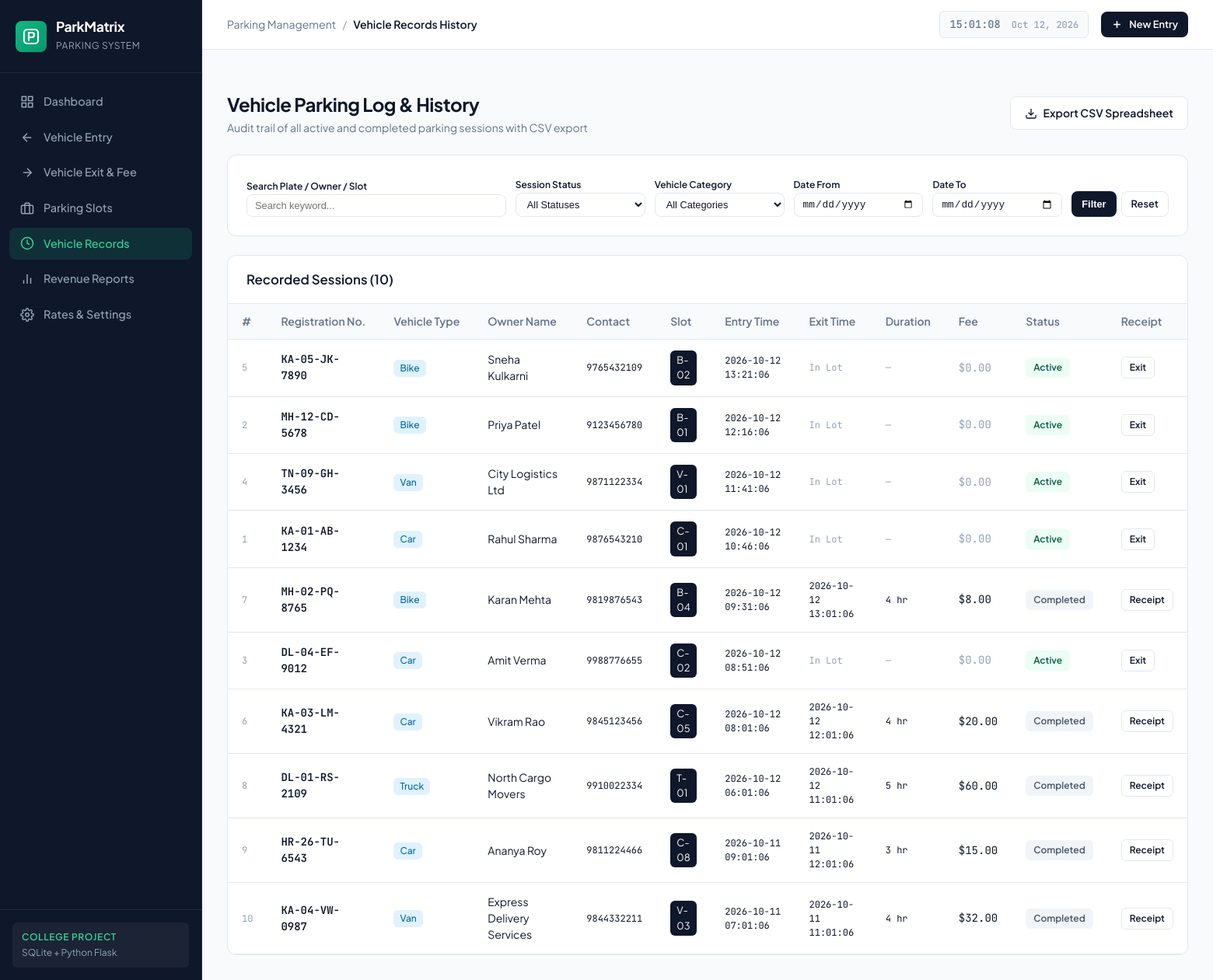
The app's page /history with its own data.
### tables this page shows
CREATE TABLE parking_records (
    id INTEGER PRIMARY KEY AUTOINCREMENT,
    reg_number TEXT NOT NULL,
    vehicle_type TEXT NOT NULL,
    owner_name TEXT NOT NULL,
    contact_number TEXT NOT NULL,
    slot_number TEXT NOT NULL,
    entry_time TIMESTAMP NOT NULL,
    exit_time TIMESTAMP,
    duration_hours INTEGER DEFAULT 0,
    fee REAL DEFAULT 0.0,
    payment_status TEXT DEFAULT 'Pending',   -- 'Pending', 'Paid'
    status TEXT NOT NULL DEFAULT 'Active',   -- 'Active', 'Completed'
    created_at TIMESTAMP DEFAULT CURRENT_TIMESTAMP,
    FOREIGN KEY (slot_number) REFERENCES slots(slot_number)
);

### app.py (the view)
@app.route('/history')
def vehicle_history():
    search = request.args.get('search', '')
    status = request.args.get('status', 'All')
    vehicle_type = request.args.get('vehicle_type', 'All')
    date_from = request.args.get('date_from', '')
    date_to = request.args.get('date_to', '')
    records = database.get_records(
        search=search,
        status=status,
        vehicle_type=vehicle_type,
        date_from=date_from,
        date_to=date_to
    )
    return render_template(
        'vehicle_history.html',
        records=records,
        search=search,
        status=status,
        vehicle_type=vehicle_type,
        date_from=date_from,
        date_to=date_to
    )

### database.py (called while the page is built)
def get_db():
    if not os.path.exists(INSTANCE_DIR):
        os.makedirs(INSTANCE_DIR, exist_ok=True)
    conn = sqlite3.connect(DATABASE_PATH)
    conn.row_factory = sqlite3.Row
    conn.execute("PRAGMA foreign_keys = ON;")
    return conn

### templates/vehicle_history.html (shortened to what this page needs)
{% extends "base.html" %}
{% block page_title %}Vehicle Records History{% endblock %}
{% block content %}
<div class="history-page-container">
    <div class="section-header">
        <div>
            <h1 class="page-heading">Vehicle Parking Log & History</h1>
            <p class="page-subheading">Audit trail of all active and completed parking sessions with CSV export</p>
        </div>
        <div class="header-actions">
            <a href="{{ url_for('export_csv') }}" class="btn btn-secondary">
                <svg width="16" height="16" viewBox="0 0 24 24" fill="none" stroke="currentColor" stroke-width="2">
                    <path d="M21 15v4a2 2 0 0 1-2 2H5a2 2 0 0 1-2-2v-4"></path>
                    <polyline points="7 10 12 15 17 10"></polyline>
                    <line x1="12" y1="15" x2="12" y2="3"></line>
                </svg>
                <span>Export CSV Spreadsheet</span>
            </a>
        </div>
    </div>
    <div class="card mb-6">
        <div class="card-body">
            <form action="{{ url_for('vehicle_history') }}" method="GET" class="filter-form-grid">
                <div class="filter-col">
                    <label class="form-label text-xs">Search Plate / Owner / Slot</label>
                    <input
                        type="text"
                        name="search"
                        class="form-control form-control-sm"
                        placeholder="Search keyword..."
                        value="{{ search }}"
                    >
                </div>
                <div class="filter-col">
                    <label class="form-label text-xs">Session Status</label>
                    <select name="status" class="form-control form-control-sm">
                        <option value="All" {% if status == 'All' %}selected{% endif %}>All Statuses</option>
                    </select>
                </div>
                <div class="filter-col">
                    <label class="form-label text-xs">Vehicle Category</label>
                    <select name="vehicle_type" class="form-control form-control-sm">
                        <option value="All" {% if vehicle_type == 'All' %}selected{% endif %}>All Categories</option>
                    </select>
                </div>
                <div class="filter-col">
                    <label class="form-label text-xs">Date From</label>
                    <input
                        type="date"
                        name="date_from"
                        class="form-control form-control-sm"
                        value="{{ date_from }}"
                    >
                </div>
                <div class="filter-col">
                    <label class="form-label text-xs">Date To</label>
                    <input
                        type="date"
                        name="date_to"
                        class="form-control form-control-sm"
                        value="{{ date_to }}"
                    >
                </div>
                <div class="filter-col-actions">
                    <button type="submit" class="btn btn-primary btn-sm">Filter</button>
                    <a href="{{ url_for('vehicle_history') }}" class="btn btn-secondary btn-sm">Reset</a>
                </div>
            </form>
        </div>
    </div>
    <div class="card">
        <div class="card-header">
            <h3 class="card-title">Recorded Sessions ({{ records|length }})</h3>
        </div>
        <div class="card-body p-0">
            {% if records %}
            <div class="table-responsive">
                <table class="data-table">
                    <thead>
                        <tr>
                            <th>#</th>
                            <th>Registration No.</th>
                            <th>Vehicle Type</th>
                            <th>Owner Name</th>
                            <th>Contact</th>
                            <th>Slot</th>
                            <th>Entry Time</th>
                            <th>Exit Time</th>
                            <th>Duration</th>
                            <th>Fee</th>
                            <th>Status</th>
                            <th>Receipt</th>
                        </tr>
                    </thead>
                    <tbody>
                        {% for r in records %}
                        <tr>
                            <td class="font-mono text-muted text-xs">{{ r.id }}</td>
                            <td class="font-mono font-semibold">{{ r.reg_number }}</td>
                            <td><span class="badge-type">{{ r.vehicle_type }}</span></td>
                            <td>{{ r.owner_name }}</td>
                            <td class="font-mono text-xs">{{ r.contact_number }}</td>
                            <td><span class="slot-badge">{{ r.slot_number }}</span></td>
                            <td class="font-mono text-xs">{{ r.entry_time }}</td>
                            <td class="font-mono text-xs">
                                {% if r.exit_time %}
                                    {{ r.exit_time }}
                                {% else %}
                                    <span class="text-muted">In Lot</span>
                                {% endif %}
                            </td>
                            <td class="font-mono text-xs">
                                {% if r.duration_hours %}
                                    {{ r.duration_hours }} hr
                                {% else %}
                                    <span class="text-muted">—</span>
                                {% endif %}
                            </td>
                            <td class="font-mono">
                                {% if r.fee is not none and r.fee > 0 %}
                                    ${{ "%.2f"|format(r.fee) }}
                                {% else %}
                                    <span class="text-muted">$0.00</span>
                                {% endif %}
                            </td>
                            <td>
                                {% if r.status == 'Active' %}
                                    <span class="status-badge status-active">Active</span>
                                {% else %}
                                    <span class="status-badge status-completed">Completed</span>
                                {% endif %}
                            </td>
                            <td>
                                {% if r.status == 'Completed' %}
                                    <a href="{{ url_for('receipt', record_id=r.id) }}" class="btn btn-outline-sm">Receipt</a>
                                {% else %}
                                    <a href="{{ url_for('vehicle_exit', search=r.reg_number) }}" class="btn btn-outline-sm">Exit</a>
                                {% endif %}
                            </td>
                        </tr>
                        {% endfor %}
                    </tbody>
                </table>
            </div>
            {% else %}
            <div class="empty-state">
                <p>No matching parking records found with the applied filters.</p>
                <a href="{{ url_for('vehicle_history') }}" class="btn btn-secondary btn-sm mt-2">Clear Filters</a>
            </div>
            {% endif %}
        </div>
    </div>
</div>
{% endblock %}

### static/css/style.css (style rules this page uses)
:root { --bg-main: #f8fafc; --bg-card: #ffffff; --sidebar-bg: #0f172a; --sidebar-hover: #1e293b; --sidebar-text: #94a3b8; --sidebar-active: #10b981; --text-primary: #0f172a; --text-secondary: #64748b; --text-muted: #94a3b8; --border-subtle: #e2e8f0; --primary: #0f172a; --primary-hover: #1e293b; --accent: #10b981; --accent-hover: #059669; --accent-light: #ecfdf5; --warning: #f59e0b; --warning-light: #fffbeb; --danger: #ef4444; --danger-light: #fef2f2; --info: #3b82f6; --font-sans: 'Plus Jakarta Sans', -apple-system, BlinkMacSystemFont, 'Segoe UI', Roboto, sans-serif; --font-mono: 'JetBrains Mono', monospace; --radius-sm: 6px; --radius-md: 8px; --radius-lg: 12px; }
* { margin: 0; padding: 0; box-sizing: border-box; }
body { font-family: var(--font-sans); background-color: var(--bg-main); color: var(--text-primary); line-height: 1.5; -webkit-font-smoothing: antialiased; }
.section-header { display: flex; align-items: center; justify-content: space-between; margin-bottom: 24px; flex-wrap: wrap; gap: 16px; }
.page-heading { font-size: 1.5rem; font-weight: 700; letter-spacing: -0.02em; color: var(--text-primary); }
.page-subheading { font-size: 0.875rem; color: var(--text-secondary); margin-top: 2px; }
.btn { display: inline-flex; align-items: center; gap: 8px; padding: 10px 18px; font-size: 0.875rem; font-weight: 600; border-radius: var(--radius-md); text-decoration: none; cursor: pointer; border: 1px solid transparent; transition: all 0.15s ease; white-space: nowrap; }
.btn-primary { background-color: var(--primary); color: #ffffff; }
.btn-secondary { background-color: #ffffff; border-color: var(--border-subtle); color: var(--text-primary); }
.btn-sm { padding: 6px 12px; font-size: 0.8rem; }
.btn-outline-sm { padding: 4px 10px; font-size: 0.75rem; font-weight: 600; color: var(--text-primary); border: 1px solid var(--border-subtle); border-radius: var(--radius-sm); text-decoration: none; background: #ffffff; }
.card { background: var(--bg-card); border: 1px solid var(--border-subtle); border-radius: var(--radius-lg); overflow: hidden; }
.card-header { padding: 18px 24px; border-bottom: 1px solid var(--border-subtle); display: flex; align-items: center; justify-content: space-between; }
.card-title { font-size: 1.05rem; font-weight: 600; color: var(--text-primary); }
.card-body { padding: 24px; }
.p-0 { padding: 0 !important; }
.mb-6 { margin-bottom: 1.5rem; }
.table-responsive { width: 100%; overflow-x: auto; }
.data-table { width: 100%; border-collapse: collapse; font-size: 0.875rem; text-align: left; }
.data-table th { background: #f8fafc; color: var(--text-secondary); font-weight: 600; padding: 12px 18px; border-bottom: 1px solid var(--border-subtle); white-space: nowrap; }
.data-table td { padding: 14px 18px; border-bottom: 1px solid var(--border-subtle); vertical-align: middle; }
.status-badge { display: inline-block; padding: 4px 10px; border-radius: var(--radius-sm); font-size: 0.75rem; font-weight: 600; }
.status-active { background: #ecfdf5; color: #065f46; }
.status-completed { background: #f1f5f9; color: #475569; }
.badge-type { display: inline-block; padding: 2px 8px; border-radius: var(--radius-sm); font-size: 0.75rem; background: #e0f2fe; color: #0369a1; font-weight: 500; }
.slot-badge { display: inline-block; padding: 3px 8px; background: #0f172a; color: #ffffff; border-radius: var(--radius-sm); font-size: 0.8rem; }
.form-label { font-size: 0.85rem; font-weight: 600; color: var(--text-primary); margin-bottom: 6px; }
.form-control { width: 100%; padding: 10px 14px; font-size: 0.9rem; border: 1px solid var(--border-subtle); border-radius: var(--radius-md); background-color: #ffffff; color: var(--text-primary); transition: border-color 0.15s ease; }
.form-control-sm { padding: 6px 10px; font-size: 0.8rem; }
.filter-form-grid { display: grid; grid-template-columns: 2fr 1fr 1fr 1fr 1fr auto; gap: 12px; align-items: flex-end; }
.filter-col-actions { display: flex; gap: 6px; }
.font-mono { font-family: var(--font-mono); }
.font-semibold { font-weight: 600; }
.text-muted { color: var(--text-muted); }
.text-xs { font-size: 0.75rem; }

### records on screen
parking_records: id "5", reg_number "KA-05-JK-7890", vehicle_type "Bike", owner_name "Sneha Kulkarni", contact_number "9765432109", slot_number "B-02", entry_time "2026-10-12 13:21:06", shows "In Lot", fee "$0.00", status "Active"
parking_records: id "2", reg_number "MH-12-CD-5678", vehicle_type "Bike", owner_name "Priya Patel", contact_number "9123456780", slot_number "B-01", entry_time "2026-10-12 12:16:06", shows "In Lot", fee "$0.00", status "Active"
parking_records: id "4", reg_number "TN-09-GH-3456", vehicle_type "Van", owner_name "City Logistics Ltd", contact_number "9871122334", slot_number "V-01", entry_time "2026-10-12 11:41:06", shows "In Lot", fee "$0.00", status "Active"
parking_records: id "1", reg_number "KA-01-AB-1234", vehicle_type "Car", owner_name "Rahul Sharma", contact_number "9876543210", slot_number "C-01", entry_time "2026-10-12 10:46:06", shows "In Lot", fee "$0.00", status "Active"
parking_records: id "7", reg_number "MH-02-PQ-8765", vehicle_type "Bike", owner_name "Karan Mehta", contact_number "9819876543", slot_number "B-04", entry_time "2026-10-12 09:31:06", exit_time "2026-10-12 13:01:06", duration_hours "4", fee "8.00", status "Completed"
parking_records: id "3", reg_number "DL-04-EF-9012", vehicle_type "Car", owner_name "Amit Verma", contact_number "9988776655", slot_number "C-02", entry_time "2026-10-12 08:51:06", shows "In Lot", fee "$0.00", status "Active"
parking_records: id "6", reg_number "KA-03-LM-4321", vehicle_type "Car", owner_name "Vikram Rao", contact_number "9845123456", slot_number "C-05", entry_time "2026-10-12 08:01:06", exit_time "2026-10-12 12:01:06", duration_hours "4", fee "20.00", status "Completed"
parking_records: id "8", reg_number "DL-01-RS-2109", vehicle_type "Truck", owner_name "North Cargo Movers", contact_number "9910022334", slot_number "T-01", entry_time "2026-10-12 06:01:06", exit_time "2026-10-12 11:01:06", duration_hours "5", fee "60.00", status "Completed"
parking_records: id "9", reg_number "HR-26-TU-6543", vehicle_type "Car", owner_name "Ananya Roy", contact_number "9811224466", slot_number "C-08", entry_time "2026-10-11 09:01:06", exit_time "2026-10-11 12:01:06", duration_hours "3", fee "15.00", status "Completed"
parking_records: id "10", reg_number "KA-04-VW-0987", vehicle_type "Van", owner_name "Express Delivery Services", contact_number "9844332211", slot_number "V-03", entry_time "2026-10-11 07:01:06", exit_time "2026-10-11 11:01:06", duration_hours "4", fee "32.00", status "Completed"

### other values on screen
{{ records|length }} "10"
